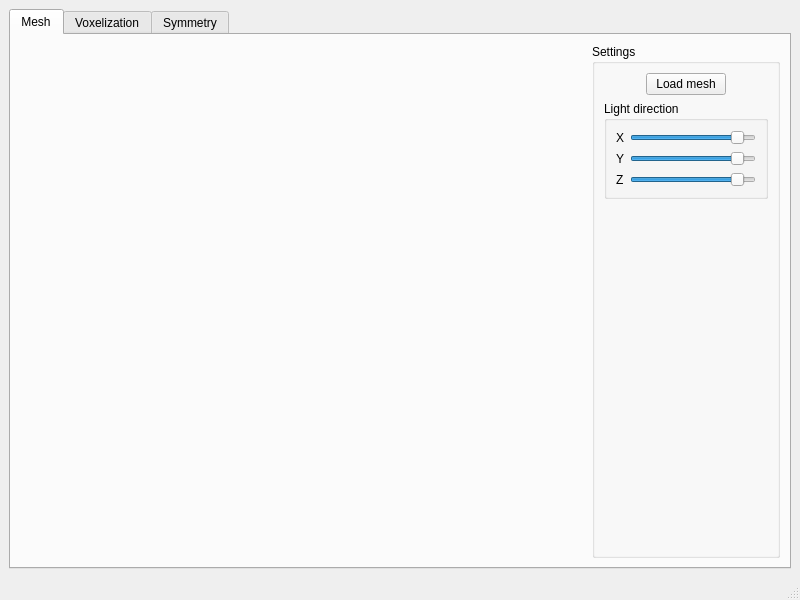
<?xml version="1.0" encoding="UTF-8"?>
<ui version="4.0">
 <class>MainWindow</class>
 <widget class="QMainWindow" name="MainWindow">
  <property name="geometry">
   <rect>
    <x>0</x>
    <y>0</y>
    <width>800</width>
    <height>600</height>
   </rect>
  </property>
  <property name="windowTitle">
   <string>Symmetry demo</string>
  </property>
  <widget class="QWidget" name="centralwidget">
   <layout class="QHBoxLayout" name="horizontalLayout">
    <item>
     <widget class="QTabWidget" name="tabWidget">
      <property name="currentIndex">
       <number>0</number>
      </property>
      <widget class="QWidget" name="mesh">
       <attribute name="title">
        <string>Mesh</string>
       </attribute>
       <layout class="QHBoxLayout" name="horizontalLayout_2" stretch="3,1">
        <item>
         <widget class="GLDisplayMesh" name="meshViewWidget" native="true"/>
        </item>
        <item>
         <widget class="QGroupBox" name="groupBox">
          <property name="title">
           <string>Settings</string>
          </property>
          <layout class="QVBoxLayout" name="verticalLayout">
           <item>
            <layout class="QHBoxLayout" name="horizontalLayout_3">
             <item>
              <spacer name="horizontalSpacer">
               <property name="orientation">
                <enum>Qt::Horizontal</enum>
               </property>
               <property name="sizeHint" stdset="0">
                <size>
                 <width>40</width>
                 <height>20</height>
                </size>
               </property>
              </spacer>
             </item>
             <item>
              <widget class="QPushButton" name="loadMeshButton">
               <property name="text">
                <string>Load mesh</string>
               </property>
              </widget>
             </item>
             <item>
              <spacer name="horizontalSpacer_2">
               <property name="orientation">
                <enum>Qt::Horizontal</enum>
               </property>
               <property name="sizeHint" stdset="0">
                <size>
                 <width>40</width>
                 <height>20</height>
                </size>
               </property>
              </spacer>
             </item>
            </layout>
           </item>
           <item>
            <widget class="QGroupBox" name="groupBox_3">
             <property name="title">
              <string>Light direction</string>
             </property>
             <layout class="QFormLayout" name="formLayout">
              <item row="0" column="0">
               <widget class="QLabel" name="label">
                <property name="text">
                 <string>X</string>
                </property>
               </widget>
              </item>
              <item row="1" column="0">
               <widget class="QLabel" name="label_2">
                <property name="text">
                 <string>Y</string>
                </property>
               </widget>
              </item>
              <item row="2" column="0">
               <widget class="QLabel" name="label_3">
                <property name="text">
                 <string>Z</string>
                </property>
               </widget>
              </item>
              <item row="0" column="1">
               <widget class="QSlider" name="MeshLightDirX">
                <property name="minimum">
                 <number>-500</number>
                </property>
                <property name="maximum">
                 <number>500</number>
                </property>
                <property name="value">
                 <number>400</number>
                </property>
                <property name="orientation">
                 <enum>Qt::Horizontal</enum>
                </property>
               </widget>
              </item>
              <item row="1" column="1">
               <widget class="QSlider" name="MeshLightDirY">
                <property name="minimum">
                 <number>-500</number>
                </property>
                <property name="maximum">
                 <number>500</number>
                </property>
                <property name="value">
                 <number>400</number>
                </property>
                <property name="orientation">
                 <enum>Qt::Horizontal</enum>
                </property>
               </widget>
              </item>
              <item row="2" column="1">
               <widget class="QSlider" name="MeshLightDirZ">
                <property name="minimum">
                 <number>-500</number>
                </property>
                <property name="maximum">
                 <number>500</number>
                </property>
                <property name="value">
                 <number>400</number>
                </property>
                <property name="orientation">
                 <enum>Qt::Horizontal</enum>
                </property>
               </widget>
              </item>
             </layout>
            </widget>
           </item>
           <item>
            <spacer name="verticalSpacer">
             <property name="orientation">
              <enum>Qt::Vertical</enum>
             </property>
             <property name="sizeHint" stdset="0">
              <size>
               <width>20</width>
               <height>40</height>
              </size>
             </property>
            </spacer>
           </item>
          </layout>
         </widget>
        </item>
       </layout>
      </widget>
      <widget class="QWidget" name="voxels">
       <attribute name="title">
        <string>Voxelization</string>
       </attribute>
       <layout class="QHBoxLayout" name="horizontalLayout_5" stretch="3,1">
        <item>
         <widget class="GLDisplayVoxels" name="displayVoxelsWidget" native="true"/>
        </item>
        <item>
         <widget class="QGroupBox" name="groupBox_4">
          <property name="title">
           <string>Settings</string>
          </property>
          <layout class="QVBoxLayout" name="verticalLayout_3">
           <item>
            <widget class="QGroupBox" name="groupBox_5">
             <property name="title">
              <string>Voxel grid</string>
             </property>
             <layout class="QVBoxLayout" name="verticalLayout_2">
              <item>
               <layout class="QHBoxLayout" name="horizontalLayout_6">
                <item>
                 <widget class="QLabel" name="label_5">
                  <property name="text">
                   <string>Fine</string>
                  </property>
                 </widget>
                </item>
                <item>
                 <spacer name="horizontalSpacer_3">
                  <property name="orientation">
                   <enum>Qt::Horizontal</enum>
                  </property>
                  <property name="sizeHint" stdset="0">
                   <size>
                    <width>40</width>
                    <height>20</height>
                   </size>
                  </property>
                 </spacer>
                </item>
                <item>
                 <widget class="QLabel" name="label_4">
                  <property name="text">
                   <string>Coarse</string>
                  </property>
                 </widget>
                </item>
               </layout>
              </item>
              <item>
               <layout class="QHBoxLayout" name="horizontalLayout_7">
                <item>
                 <widget class="QSlider" name="voxelSizeSlider">
                  <property name="minimum">
                   <number>100</number>
                  </property>
                  <property name="maximum">
                   <number>1500</number>
                  </property>
                  <property name="value">
                   <number>100</number>
                  </property>
                  <property name="orientation">
                   <enum>Qt::Horizontal</enum>
                  </property>
                 </widget>
                </item>
               </layout>
              </item>
              <item>
               <layout class="QHBoxLayout" name="horizontalLayout_8">
                <item>
                 <spacer name="horizontalSpacer_5">
                  <property name="orientation">
                   <enum>Qt::Horizontal</enum>
                  </property>
                  <property name="sizeHint" stdset="0">
                   <size>
                    <width>40</width>
                    <height>20</height>
                   </size>
                  </property>
                 </spacer>
                </item>
                <item>
                 <widget class="QPushButton" name="generateVoxelsButton">
                  <property name="enabled">
                   <bool>false</bool>
                  </property>
                  <property name="text">
                   <string>Generate voxels</string>
                  </property>
                 </widget>
                </item>
                <item>
                 <spacer name="horizontalSpacer_4">
                  <property name="orientation">
                   <enum>Qt::Horizontal</enum>
                  </property>
                  <property name="sizeHint" stdset="0">
                   <size>
                    <width>40</width>
                    <height>20</height>
                   </size>
                  </property>
                 </spacer>
                </item>
               </layout>
              </item>
             </layout>
            </widget>
           </item>
           <item>
            <widget class="QGroupBox" name="groupBox_6">
             <property name="title">
              <string>Light direction</string>
             </property>
             <layout class="QFormLayout" name="formLayout_2">
              <item row="0" column="0">
               <widget class="QLabel" name="label_6">
                <property name="text">
                 <string>X</string>
                </property>
               </widget>
              </item>
              <item row="1" column="0">
               <widget class="QLabel" name="label_7">
                <property name="text">
                 <string>Y</string>
                </property>
               </widget>
              </item>
              <item row="2" column="0">
               <widget class="QLabel" name="label_8">
                <property name="text">
                 <string>Z</string>
                </property>
               </widget>
              </item>
              <item row="0" column="1">
               <widget class="QSlider" name="VoxelLightDirX">
                <property name="minimum">
                 <number>-500</number>
                </property>
                <property name="maximum">
                 <number>500</number>
                </property>
                <property name="value">
                 <number>400</number>
                </property>
                <property name="orientation">
                 <enum>Qt::Horizontal</enum>
                </property>
               </widget>
              </item>
              <item row="1" column="1">
               <widget class="QSlider" name="VoxelLightDirY">
                <property name="minimum">
                 <number>-500</number>
                </property>
                <property name="maximum">
                 <number>500</number>
                </property>
                <property name="value">
                 <number>400</number>
                </property>
                <property name="orientation">
                 <enum>Qt::Horizontal</enum>
                </property>
               </widget>
              </item>
              <item row="2" column="1">
               <widget class="QSlider" name="VoxelLightDirZ">
                <property name="minimum">
                 <number>-500</number>
                </property>
                <property name="maximum">
                 <number>500</number>
                </property>
                <property name="value">
                 <number>400</number>
                </property>
                <property name="orientation">
                 <enum>Qt::Horizontal</enum>
                </property>
               </widget>
              </item>
             </layout>
            </widget>
           </item>
           <item>
            <spacer name="verticalSpacer_2">
             <property name="orientation">
              <enum>Qt::Vertical</enum>
             </property>
             <property name="sizeHint" stdset="0">
              <size>
               <width>20</width>
               <height>201</height>
              </size>
             </property>
            </spacer>
           </item>
          </layout>
         </widget>
        </item>
       </layout>
      </widget>
      <widget class="QWidget" name="symetry">
       <attribute name="title">
        <string>Symmetry</string>
       </attribute>
       <layout class="QHBoxLayout" name="horizontalLayout_4" stretch="3,1">
        <item>
         <widget class="GLDisplaySymetryVoxels" name="displayVoxelsSymWidget" native="true"/>
        </item>
        <item>
         <widget class="QGroupBox" name="groupBox_2">
          <property name="title">
           <string>Settings</string>
          </property>
          <layout class="QVBoxLayout" name="verticalLayout_4" stretch="0,0,0,0">
           <item>
            <widget class="QGroupBox" name="groupBox_7">
             <property name="title">
              <string>Tolerance - 1. step</string>
             </property>
             <layout class="QVBoxLayout" name="verticalLayout_5">
              <item>
               <layout class="QHBoxLayout" name="horizontalLayout_10">
                <item>
                 <widget class="QLabel" name="label_10">
                  <property name="text">
                   <string>Fine</string>
                  </property>
                 </widget>
                </item>
                <item>
                 <spacer name="horizontalSpacer_8">
                  <property name="orientation">
                   <enum>Qt::Horizontal</enum>
                  </property>
                  <property name="sizeHint" stdset="0">
                   <size>
                    <width>40</width>
                    <height>20</height>
                   </size>
                  </property>
                 </spacer>
                </item>
                <item>
                 <widget class="QLabel" name="label_9">
                  <property name="text">
                   <string>Coarse</string>
                  </property>
                 </widget>
                </item>
               </layout>
              </item>
              <item>
               <layout class="QHBoxLayout" name="horizontalLayout_11">
                <item>
                 <widget class="QSlider" name="CoarseSymTollerance3d">
                  <property name="minimum">
                   <number>10</number>
                  </property>
                  <property name="maximum">
                   <number>2000</number>
                  </property>
                  <property name="value">
                   <number>100</number>
                  </property>
                  <property name="orientation">
                   <enum>Qt::Horizontal</enum>
                  </property>
                 </widget>
                </item>
               </layout>
              </item>
             </layout>
            </widget>
           </item>
           <item>
            <widget class="QGroupBox" name="groupBox_8">
             <property name="title">
              <string>Tolerance - 2. step</string>
             </property>
             <layout class="QVBoxLayout" name="verticalLayout_6">
              <item>
               <layout class="QHBoxLayout" name="horizontalLayout_12">
                <item>
                 <widget class="QLabel" name="label_12">
                  <property name="text">
                   <string>Fine</string>
                  </property>
                 </widget>
                </item>
                <item>
                 <spacer name="horizontalSpacer_9">
                  <property name="orientation">
                   <enum>Qt::Horizontal</enum>
                  </property>
                  <property name="sizeHint" stdset="0">
                   <size>
                    <width>40</width>
                    <height>20</height>
                   </size>
                  </property>
                 </spacer>
                </item>
                <item>
                 <widget class="QLabel" name="label_11">
                  <property name="text">
                   <string>Coarse</string>
                  </property>
                 </widget>
                </item>
               </layout>
              </item>
              <item>
               <layout class="QHBoxLayout" name="horizontalLayout_13">
                <item>
                 <widget class="QSlider" name="voxelSymTolerance">
                  <property name="minimum">
                   <number>10</number>
                  </property>
                  <property name="maximum">
                   <number>2000</number>
                  </property>
                  <property name="value">
                   <number>100</number>
                  </property>
                  <property name="orientation">
                   <enum>Qt::Horizontal</enum>
                  </property>
                 </widget>
                </item>
               </layout>
              </item>
             </layout>
            </widget>
           </item>
           <item>
            <layout class="QHBoxLayout" name="horizontalLayout_9">
             <item>
              <spacer name="horizontalSpacer_7">
               <property name="orientation">
                <enum>Qt::Horizontal</enum>
               </property>
               <property name="sizeHint" stdset="0">
                <size>
                 <width>40</width>
                 <height>20</height>
                </size>
               </property>
              </spacer>
             </item>
             <item>
              <widget class="QPushButton" name="checkSymetryButton">
               <property name="text">
                <string>Check symmetry</string>
               </property>
              </widget>
             </item>
             <item>
              <spacer name="horizontalSpacer_6">
               <property name="orientation">
                <enum>Qt::Horizontal</enum>
               </property>
               <property name="sizeHint" stdset="0">
                <size>
                 <width>40</width>
                 <height>20</height>
                </size>
               </property>
              </spacer>
             </item>
            </layout>
           </item>
           <item>
            <widget class="QListWidget" name="SymetryPlanes"/>
           </item>
          </layout>
         </widget>
        </item>
       </layout>
      </widget>
     </widget>
    </item>
   </layout>
  </widget>
  <widget class="QMenuBar" name="menubar">
   <property name="geometry">
    <rect>
     <x>0</x>
     <y>0</y>
     <width>800</width>
     <height>22</height>
    </rect>
   </property>
  </widget>
  <widget class="QStatusBar" name="statusbar"/>
 </widget>
 <customwidgets>
  <customwidget>
   <class>GLDisplayMesh</class>
   <extends>QWidget</extends>
   <header>OpenGL/gldisplaymesh.h</header>
   <container>1</container>
  </customwidget>
  <customwidget>
   <class>GLDisplaySymetryVoxels</class>
   <extends>QWidget</extends>
   <header>OpenGL/gldisplaysymetryvoxels.h</header>
   <container>1</container>
  </customwidget>
  <customwidget>
   <class>GLDisplayVoxels</class>
   <extends>QWidget</extends>
   <header>OpenGL/gldisplayvoxels.h</header>
   <container>1</container>
  </customwidget>
 </customwidgets>
 <resources/>
 <connections/>
</ui>
